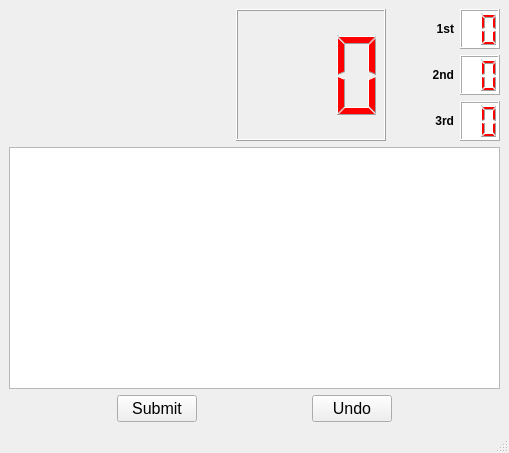
<?xml version="1.0" encoding="UTF-8"?>
<ui version="4.0">
 <class>X01MainWindow</class>
 <widget class="QMainWindow" name="X01MainWindow">
  <property name="geometry">
   <rect>
    <x>0</x>
    <y>0</y>
    <width>509</width>
    <height>453</height>
   </rect>
  </property>
  <property name="sizePolicy">
   <sizepolicy hsizetype="MinimumExpanding" vsizetype="MinimumExpanding">
    <horstretch>0</horstretch>
    <verstretch>0</verstretch>
   </sizepolicy>
  </property>
  <property name="windowTitle">
   <string>MainWindow</string>
  </property>
  <widget class="QWidget" name="centralwidget">
   <layout class="QHBoxLayout" name="horizontalLayout_6">
    <item>
     <layout class="QVBoxLayout" name="gridForLeftHandPlayers"/>
    </item>
    <item>
     <layout class="QVBoxLayout" name="gridForDartBoard">
      <item>
       <layout class="QHBoxLayout" name="horizontalLayout_5">
        <item>
         <spacer name="horizontalSpacer_5">
          <property name="orientation">
           <enum>Qt::Horizontal</enum>
          </property>
          <property name="sizeHint" stdset="0">
           <size>
            <width>40</width>
            <height>20</height>
           </size>
          </property>
         </spacer>
        </item>
        <item>
         <widget class="QLCDNumber" name="currentRemainingLCD">
          <property name="sizePolicy">
           <sizepolicy hsizetype="Expanding" vsizetype="Minimum">
            <horstretch>0</horstretch>
            <verstretch>0</verstretch>
           </sizepolicy>
          </property>
          <property name="minimumSize">
           <size>
            <width>100</width>
            <height>120</height>
           </size>
          </property>
          <property name="maximumSize">
           <size>
            <width>150</width>
            <height>150</height>
           </size>
          </property>
          <property name="styleSheet">
           <string notr="true">QLCDNumber { color: red; background-color: none }</string>
          </property>
          <property name="digitCount">
           <number>3</number>
          </property>
         </widget>
        </item>
        <item>
         <spacer name="horizontalSpacer_2">
          <property name="orientation">
           <enum>Qt::Horizontal</enum>
          </property>
          <property name="sizeType">
           <enum>QSizePolicy::Preferred</enum>
          </property>
          <property name="sizeHint" stdset="0">
           <size>
            <width>40</width>
            <height>20</height>
           </size>
          </property>
         </spacer>
        </item>
        <item>
         <layout class="QVBoxLayout" name="verticalLayout">
          <item>
           <layout class="QHBoxLayout" name="horizontalLayout_2">
            <item>
             <widget class="QLabel" name="labelDart1">
              <property name="sizePolicy">
               <sizepolicy hsizetype="Minimum" vsizetype="Minimum">
                <horstretch>0</horstretch>
                <verstretch>0</verstretch>
               </sizepolicy>
              </property>
              <property name="font">
               <font>
                <weight>75</weight>
                <bold>true</bold>
               </font>
              </property>
              <property name="text">
               <string>1st</string>
              </property>
              <property name="textFormat">
               <enum>Qt::PlainText</enum>
              </property>
              <property name="alignment">
               <set>Qt::AlignRight|Qt::AlignTrailing|Qt::AlignVCenter</set>
              </property>
             </widget>
            </item>
            <item>
             <widget class="QLCDNumber" name="dart1LCD">
              <property name="sizePolicy">
               <sizepolicy hsizetype="Fixed" vsizetype="Fixed">
                <horstretch>0</horstretch>
                <verstretch>0</verstretch>
               </sizepolicy>
              </property>
              <property name="minimumSize">
               <size>
                <width>40</width>
                <height>40</height>
               </size>
              </property>
              <property name="styleSheet">
               <string notr="true">QLCDNumber { color: red; background-color: white }</string>
              </property>
              <property name="digitCount">
               <number>2</number>
              </property>
             </widget>
            </item>
           </layout>
          </item>
          <item>
           <layout class="QHBoxLayout" name="horizontalLayout_3">
            <item>
             <widget class="QLabel" name="labelDart2">
              <property name="sizePolicy">
               <sizepolicy hsizetype="Minimum" vsizetype="Minimum">
                <horstretch>0</horstretch>
                <verstretch>0</verstretch>
               </sizepolicy>
              </property>
              <property name="font">
               <font>
                <weight>75</weight>
                <bold>true</bold>
               </font>
              </property>
              <property name="text">
               <string>2nd</string>
              </property>
              <property name="alignment">
               <set>Qt::AlignRight|Qt::AlignTrailing|Qt::AlignVCenter</set>
              </property>
             </widget>
            </item>
            <item>
             <widget class="QLCDNumber" name="dart2LCD">
              <property name="sizePolicy">
               <sizepolicy hsizetype="Fixed" vsizetype="Fixed">
                <horstretch>0</horstretch>
                <verstretch>0</verstretch>
               </sizepolicy>
              </property>
              <property name="minimumSize">
               <size>
                <width>40</width>
                <height>40</height>
               </size>
              </property>
              <property name="styleSheet">
               <string notr="true">QLCDNumber { color: red; background-color: white }</string>
              </property>
              <property name="digitCount">
               <number>2</number>
              </property>
             </widget>
            </item>
           </layout>
          </item>
          <item>
           <layout class="QHBoxLayout" name="horizontalLayout_4">
            <item>
             <widget class="QLabel" name="labelDart3">
              <property name="sizePolicy">
               <sizepolicy hsizetype="Minimum" vsizetype="Minimum">
                <horstretch>0</horstretch>
                <verstretch>0</verstretch>
               </sizepolicy>
              </property>
              <property name="font">
               <font>
                <weight>75</weight>
                <bold>true</bold>
               </font>
              </property>
              <property name="text">
               <string>3rd</string>
              </property>
              <property name="alignment">
               <set>Qt::AlignRight|Qt::AlignTrailing|Qt::AlignVCenter</set>
              </property>
             </widget>
            </item>
            <item>
             <widget class="QLCDNumber" name="dart3LCD">
              <property name="sizePolicy">
               <sizepolicy hsizetype="Fixed" vsizetype="Fixed">
                <horstretch>0</horstretch>
                <verstretch>0</verstretch>
               </sizepolicy>
              </property>
              <property name="minimumSize">
               <size>
                <width>40</width>
                <height>40</height>
               </size>
              </property>
              <property name="styleSheet">
               <string notr="true">QLCDNumber { color: red; background-color: white }</string>
              </property>
              <property name="digitCount">
               <number>2</number>
              </property>
             </widget>
            </item>
           </layout>
          </item>
         </layout>
        </item>
       </layout>
      </item>
      <item>
       <widget class="DartBoardView" name="graphicsViewDartBoard"/>
      </item>
      <item>
       <layout class="QHBoxLayout" name="horizontalLayout">
        <item>
         <spacer name="horizontalSpacer_3">
          <property name="orientation">
           <enum>Qt::Horizontal</enum>
          </property>
          <property name="sizeHint" stdset="0">
           <size>
            <width>40</width>
            <height>20</height>
           </size>
          </property>
         </spacer>
        </item>
        <item>
         <widget class="QPushButton" name="submitButton">
          <property name="font">
           <font>
            <pointsize>12</pointsize>
           </font>
          </property>
          <property name="text">
           <string>Submit</string>
          </property>
         </widget>
        </item>
        <item>
         <spacer name="horizontalSpacer">
          <property name="orientation">
           <enum>Qt::Horizontal</enum>
          </property>
          <property name="sizeHint" stdset="0">
           <size>
            <width>40</width>
            <height>20</height>
           </size>
          </property>
         </spacer>
        </item>
        <item>
         <widget class="QPushButton" name="undoButton">
          <property name="font">
           <font>
            <pointsize>12</pointsize>
           </font>
          </property>
          <property name="text">
           <string>Undo</string>
          </property>
         </widget>
        </item>
        <item>
         <spacer name="horizontalSpacer_4">
          <property name="orientation">
           <enum>Qt::Horizontal</enum>
          </property>
          <property name="sizeHint" stdset="0">
           <size>
            <width>40</width>
            <height>20</height>
           </size>
          </property>
         </spacer>
        </item>
       </layout>
      </item>
     </layout>
    </item>
    <item>
     <layout class="QVBoxLayout" name="gridForRightHandPlayers"/>
    </item>
   </layout>
  </widget>
  <widget class="QMenuBar" name="menubar">
   <property name="geometry">
    <rect>
     <x>0</x>
     <y>0</y>
     <width>509</width>
     <height>21</height>
    </rect>
   </property>
  </widget>
  <widget class="QStatusBar" name="statusbar"/>
 </widget>
 <customwidgets>
  <customwidget>
   <class>DartBoardView</class>
   <extends>QGraphicsView</extends>
   <header>dartboardview.h</header>
  </customwidget>
 </customwidgets>
 <resources/>
 <connections/>
</ui>
